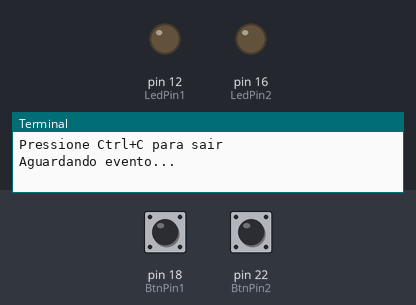
Bench run of a program on a simulated Raspberry Pi (header pin numbers). Shown: output pins drawn as LEDs (lit = HIGH), the last lines printed to the terminal. Inputs (shaded band) come from the test bench; at power-on: pin 18 (BtnPin1) HIGH, pin 22 (BtnPin2) LOW.

Above: at 1.2 s.
1.3 s: pin 18 (BtnPin1) pulled LOW for 0.15 s
At 2.6 s:
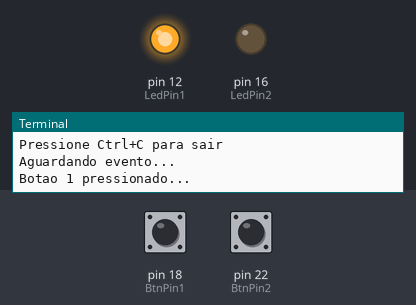
2.9 s: pin 22 (BtnPin2) pulled HIGH for 0.15 s
At 3.2 s:
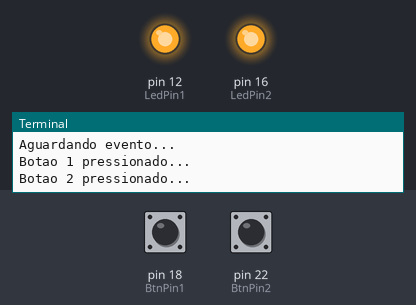
4.5 s: pin 18 (BtnPin1) pulled LOW for 1 s
At 6.3 s:
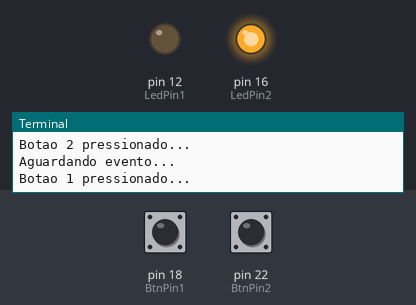
7.0 s: pin 18 (BtnPin1) pulled LOW for 3.2 s
At 11.1 s:
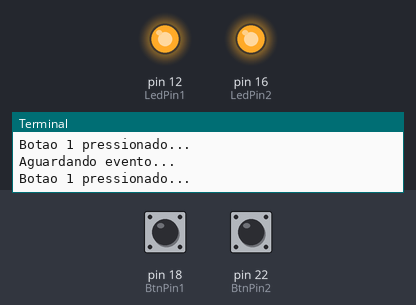
11.7 s: pin 22 (BtnPin2) pulled HIGH for 1 s
At 12.3 s:
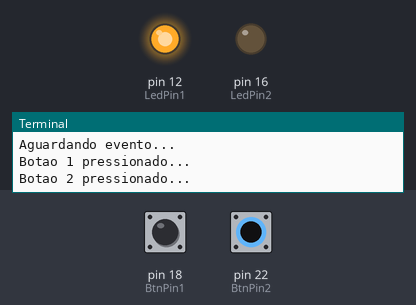
Timing chart, 0 to 14.7 s (numbered marks = the images above; inputs shaded):
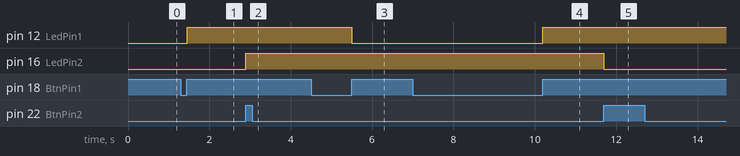

The program:

botaoLedDetect.py
```python
import RPi.GPIO as GPIO
import time

LedPin1 = 12    # pin12 --- led
LedPin2 = 16    # pin16 --- led
BtnPin1 = 18    # pin18 --- button
BtnPin2 = 22    # pin22 --- button

GPIO.setmode(GPIO.BOARD)       # Pinagem fsica
GPIO.setup([LedPin1, LedPin2], GPIO.OUT)   # Pino de led como sada
GPIO.setup(BtnPin1, GPIO.IN, pull_up_down=GPIO.PUD_UP)    # Pino do boto como sada e aciona o pull-up
GPIO.setup(BtnPin2, GPIO.IN, pull_up_down=GPIO.PUD_DOWN)
GPIO.output([LedPin1, LedPin2], GPIO.LOW) # Desliga o led

out1 = False
out2 = False

# Funcao de callback para botao 1
def callback_bt_1(channel):
    global out1
    print('Botao 1 pressionado...')
    out1 = not out1
    GPIO.output(LedPin1, out1)

# Funcao de callback para botao 2
def callback_bt_2(channel):
    global out2
    print('Botao 2 pressionado...')
    out2 = not out2
    GPIO.output(LedPin2, out2)

# Registra funcoes de callback
GPIO.add_event_detect(BtnPin1, GPIO.RISING, callback=callback_bt_1, bouncetime=200)
GPIO.add_event_detect(BtnPin2, GPIO.RISING, callback=callback_bt_2, bouncetime=200)

# Loop principal
print('Pressione Ctrl+C para sair')
try:
    while True:
        print('Aguardando evento...')
        time.sleep(5)
except KeyboardInterrupt:
    # Ctrl+C foi pressionado
    pass

GPIO.output([LedPin1, LedPin2], 0)
GPIO.cleanup()  # Limpa configurao
```

Measured:
- after the input at 1.3 s, pin 12 (LedPin1): LOW → HIGH after 0.15 s
- after the input at 2.9 s, pin 16 (LedPin2): LOW → HIGH at once
- after the input at 4.5 s, pin 12 (LedPin1): HIGH → LOW after 1.0 s
- after the input at 7.0 s, pin 12 (LedPin1): LOW → HIGH after 3.2 s
- after the input at 11.7 s, pin 16 (LedPin2): HIGH → LOW at once
